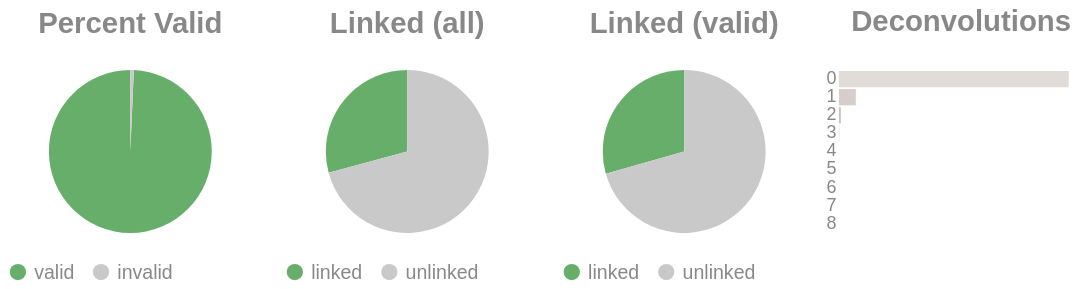

Write notebook code for a chart like this one.
### Code cell
if SKIPLR:
    pass
else:
    clash = Counter()
    for i in valids['molecule'].to_list():
        _mol = i.split("-")
        if len(_mol) == 1:
            clash.update('0')
        else:
            clash.update(_mol[-1])

    _d = {"deconvolutions": [], 'count': []}
    for k,v in clash.items():
        _d['deconvolutions'].append(k)
        _d['count'].append(v)

    tot_valid = valids['reads'].sum()
    mask = valids['reads'] >= 2
    n_linked_reads = valids.filter(mask)['reads'].sum()
    if n_linked_reads == 0:
        print_html("No linked molecules (>=2 reads) were detected; skipping linked-only distributions.")
        SKIPLR = True
    else:
        perc_valid = round(tot_valid / n_reads, 4)
        linked_perc_abs = round(n_linked_reads / n_reads, 4)
        linked_perc = round(n_linked_reads / tot_valid, 4)

    _valid = pl.DataFrame({"valids": ['valid', 'invalid'], "count": [tot_valid, n_reads - tot_valid]})
    _linked_abs = pl.DataFrame({"linked (absolute)": ['linked', 'unlinked'], "count": [n_linked_reads, n_reads - n_linked_reads]})
    _linked_rel = pl.DataFrame({"linked (valids)": ['linked', 'unlinked'], "count": [n_linked_reads, tot_valid - n_linked_reads]})

    (
        alt.hconcat(
            piechart(_valid, goodval = 'valid', title = "Percent Valid"),
            piechart(_linked_abs, goodval = "linked", title =  "Linked (all)"),
            piechart(_linked_rel, goodval = "linked", title =  "Linked (valid)"),
            convolutionbar(pl.DataFrame(_d), title = "Deconvolutions"),
            center = True,
            bounds = 'flush'
        )
        .resolve_scale(color='independent')
        .resolve_legend('independent')
        .properties(usermeta={'embedOptions': {"actions": False}})
    ).display()

### Figure 1 — Vega-Lite specification as saved in the notebook (floating-point values rounded to 4 significant figures)
{"width": "container", "height": 400, "config": {"title": {"anchor": "start", "dy": -15, "fontSize": 18, "color": "#888888", "subtitleColor": "#888888", "subtitleFontSize": 14}, "arc": {"fill": "#0072B2"}, "axis": {"domainColor": "#888888", "domainWidth": 0.5, "gridWidth": 0.2, "grid": false, "titleFontWeight": 400, "titleFontSize": 15, "labelFontSize": 11, "labelColor": "#888888", "tickColor": "#888888", "tickWidth": 0.2, "titleColor": "#888888"}, "axisBand": {"grid": false}, "axisX": {"grid": true, "tickSize": 10, "domainCap": "round"}, "axisY": {"domain": false, "grid": true, "tickSize": 0, "domainCap": "round"}, "background": "transparent", "header": {"labelFontSize": 15, "labelColor": "#888888", "titleFontSize": 15, "titleFontWeight": 600, "titleColor": "#888888"}, "legend": {"labelFont": "sans-serif", "labelFontSize": 12, "labelColor": "#888888", "symbolSize": 100, "symbolType": "circle", "titleFontSize": 12, "titlePadding": 10, "titleColor": "#888888", "title": null}, "range": {"category": ["#E69F00", "#56B4E9", "#009E73", "#F0E442", "#0072B2", "#D55E00", "#CC79A7", "#000000"], "diverging": ["#cfe8f3", "#a2d4ec", "#73bfe2", "#46abdb", "#1696d2", "#12719e"]}, "area": {"fill": "#0072B2", "fillOpacity": 0.7, "line": true, "strokeOpacity": 0.7}, "line": {"color": "#0072B2", "stroke": "#0072B2", "strokeWidth": 2}, "trail": {"color": "#0072B2", "stroke": "#0072B2", "strokeWidth": 0, "size": 1}, "point": {"filled": true, "fillOpacity": 1.0, "size": 95}, "text": {"color": "#888888", "fontSize": 11, "align": "right", "fontWeight": 400, "size": 11}, "bar": {"fill": "#0072B2", "stroke": null}, "view": {"stroke": null, "continuousWidth": 660, "continuousHeight": 400}}, "hconcat": [{"data": {"name": "data-25a980b2efe6c54ad435aef834fdbb9f"}, "mark": {"type": "arc"}, "encoding": {"color": {"field": "valids", "legend": {"orient": "bottom", "title": null}, "scale": {"domain": ["valid", "invalid"], "range": ["#68ae6b", "#C9C9C9"]}, "title": "Valids", "type": "nominal"}, "theta": {"field": "count", "type": "quantitative"}, "tooltip": [{"field": "valids", "title": "Valids", "type": "ordinal"}, {"field": "percent", "format": ".2%", "title": "Percent", "type": "quantitative"}, {"field": "count", "title": "Count", "type": "quantitative"}]}, "height": 100, "title": {"text": "Percent Valid", "align": "center", "anchor": "middle"}, "transform": [{"calculate": "datum.count / 7423721", "as": "percent"}], "width": 150}, {"data": {"name": "data-be3bf7fb03c9585b74434a2d331d6a60"}, "mark": {"type": "arc"}, "encoding": {"color": {"field": "linked (absolute)", "legend": {"orient": "bottom", "title": null}, "scale": {"domain": ["linked", "unlinked"], "range": ["#68ae6b", "#C9C9C9"]}, "title": "Linked (Absolute)", "type": "nominal"}, "theta": {"field": "count", "type": "quantitative"}, "tooltip": [{"field": "linked (absolute)", "title": "Linked (Absolute)", "type": "ordinal"}, {"field": "percent", "format": ".2%", "title": "Percent", "type": "quantitative"}, {"field": "count", "title": "Count", "type": "quantitative"}]}, "height": 100, "title": {"text": "Linked (all)", "align": "center", "anchor": "middle"}, "transform": [{"calculate": "datum.count / 7423721", "as": "percent"}], "width": 150}, {"data": {"name": "data-4869249333c892da18cd79f7b3ff285a"}, "mark": {"type": "arc"}, "encoding": {"color": {"field": "linked (valids)", "legend": {"orient": "bottom", "title": null}, "scale": {"domain": ["linked", "unlinked"], "range": ["#68ae6b", "#C9C9C9"]}, "title": "Linked (Valids)", "type": "nominal"}, "theta": {"field": "count", "type": "quantitative"}, "tooltip": [{"field": "linked (valids)", "title": "Linked (Valids)", "type": "ordinal"}, {"field": "percent", "format": ".2%", "title": "Percent", "type": "quantitative"}, {"field": "count", "title": "Count", "type": "quantitative"}]}, "height": 100, "title": {"text": "Linked (valid)", "align": "center", "anchor": "middle"}, "transform": [{"calculate": "datum.count / 7372590", "as": "percent"}], "width": 150}, {"data": {"name": "data-719596a1ba9caae94b9d73507a24f5ac"}, "mark": {"type": "bar"}, "encoding": {"color": {"field": "deconvolutions", "legend": null, "scale": {"scheme": "lightgreyred"}, "type": "nominal"}, "tooltip": [{"field": "deconvolutions", "title": "Deconvolutions", "type": "ordinal"}, {"field": "percent", "format": ".2%", "title": "Percent", "type": "quantitative"}, {"field": "count", "title": "Count", "type": "quantitative"}], "x": {"axis": null, "field": "count", "type": "quantitative"}, "y": {"field": "deconvolutions", "sort": "ascending", "title": null, "type": "nominal"}}, "height": 100, "title": {"text": "Deconvolutions", "align": "center", "anchor": "middle"}, "transform": [{"calculate": "datum.count / 6111709", "as": "percent"}], "width": 150}], "bounds": "flush", "center": true, "resolve": {"legend": {"angle": "independent"}, "scale": {"color": "independent"}}, "usermeta": {"embedOptions": {"actions": false}}, "$schema": "https://vega.github.io/schema/vega-lite/v6.1.0.json", "datasets": {"data-25a980b2efe6c54ad435aef834fdbb9f": [{"valids": "valid", "count": 7372590}, {"valids": "invalid", "count": 51131}], "data-be3bf7fb03c9585b74434a2d331d6a60": [{"linked (absolute)": "linked", "count": 2168502}, {"linked (absolute)": "unlinked", "count": 5255219}], "data-4869249333c892da18cd79f7b3ff285a": [{"linked (valids)": "linked", "count": 2168502}, {"linked (valids)": "unlinked", "count": 5204088}], "data-719596a1ba9caae94b9d73507a24f5ac": [{"deconvolutions": "0", "count": 5643063}, {"deconvolutions": "1", "count": 414501}, {"deconvolutions": "2", "count": 46632}, {"deconvolutions": "3", "count": 6328}, {"deconvolutions": "4", "count": 972}, {"deconvolutions": "5", "count": 172}, {"deconvolutions": "6", "count": 36}, {"deconvolutions": "7", "count": 4}, {"deconvolutions": "8", "count": 1}]}}
